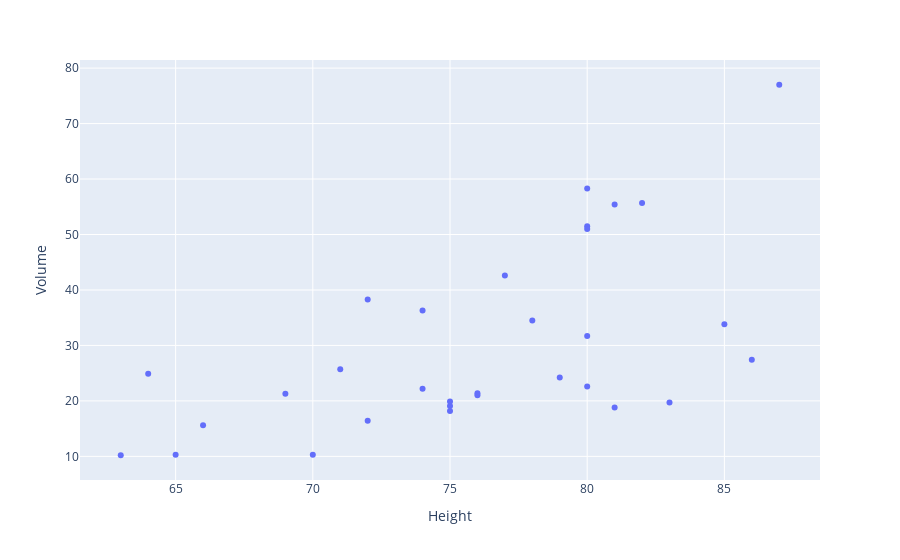

The cell this chart's notebook holds for it:
### Markdown cell above
And create a scatterplot.

### Code cell
px.scatter(dataframe, x="Height", y="Volume")

#<xml xmlns="https://developers.google.com/blockly/xml"><variables><variable id="k#w4n=KvP~*sLy*OW|Jl">px</variable><variable id="B5p-Xul6IZ.0%nd96oa%">dataframe</variable></variables><block type="varDoMethod_Python" id="O07?sQIdula@ap]/9Ogq" x="245" y="350"><field name="VAR" id="k#w4n=KvP~*sLy*OW|Jl">px</field><field name="MEMBER">scatter</field><data>px:scatter</data><value name="INPUT"><block type="lists_create_with" id="~tHtb;Nbw/OP6#7pB9wX"><mutation items="3"></mutation><value name="ADD0"><block type="variables_get" id="UE)!btph,4mdjsf[F37|"><field name="VAR" id="B5p-Xul6IZ.0%nd96oa%">dataframe</field></block></value><value name="ADD1"><block type="dummyOutputCodeBlock_Python" id="~L)yq!Jze#v9R[^p;2{O"><field name="CODE">x="Height"</field></block></value><value name="ADD2"><block type="dummyOutputCodeBlock_Python" id="yu5^$n1zXY3)#RcRx:~;"><field name="CODE">y="Volume"</field></block></value></block></value></block></xml>

### Figure 1 — Plotly figure (JSON) as saved in the notebook; plotly's stock layout.template omitted (floating-point values rounded to 4 significant figures)
{"data": [{"hovertemplate": "Height=%{x}<br>Volume=%{y}<extra></extra>", "legendgroup": "", "marker": {"color": "#636efa", "symbol": "circle"}, "mode": "markers", "name": "", "orientation": "v", "showlegend": false, "type": "scatter", "x": [70, 65, 63, 72, 81, 83, 66, 75, 80, 75, 79, 76, 76, 69, 75, 74, 85, 86, 71, 64, 78, 80, 74, 72, 77, 81, 82, 80, 80, 80, 87], "xaxis": "x", "y": [10.3, 10.3, 10.2, 16.4, 18.8, 19.7, 15.6, 18.2, 22.6, 19.9, 24.2, 21, 21.4, 21.3, 19.1, 22.2, 33.8, 27.4, 25.7, 24.9, 34.5, 31.7, 36.3, 38.3, 42.6, 55.4, 55.7, 58.3, 51.5, 51, 77], "yaxis": "y"}], "layout": {"autosize": true, "legend": {"tracegroupgap": 0}, "margin": {"t": 60}, "xaxis": {"anchor": "y", "autorange": true, "domain": [0, 1], "range": [61.42, 88.58], "title": {"text": "Height"}, "type": "linear"}, "yaxis": {"anchor": "x", "autorange": true, "domain": [0, 1], "range": [5.028, 82.17], "title": {"text": "Volume"}, "type": "linear"}}}
